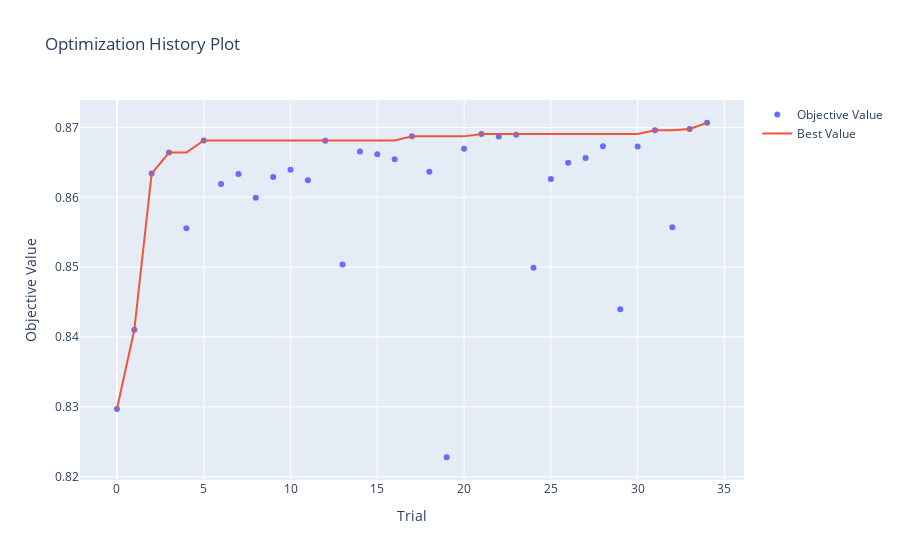

Write notebook code for a chart like this one.
### Markdown cell above
Saved:
{'n_estimators': 575,
 'learning_rate': 0.0027213754476726384,
 'max_depth': 9,
 'num_leaves': 698,
 'subsample': 0.5809036581178155,
 'colsample_bytree': 0.5010681356698323}

### Code cell
optuna.visualization.plot_optimization_history(study)

### Figure 1 — Plotly figure (JSON) as saved in the notebook; plotly's stock layout.template omitted (floating-point values rounded to 4 significant figures)
{"data": [{"mode": "markers", "name": "Objective Value", "type": "scatter", "x": [0, 1, 2, 3, 4, 5, 6, 7, 8, 9, 10, 11, 12, 13, 14, 15, 16, 17, 18, 19, 20, 21, 22, 23, 24, 25, 26, 27, 28, 29, 30, 31, 32, 33, 34], "y": [0.8297, 0.841, 0.8634, 0.8664, 0.8556, 0.8681, 0.8619, 0.8633, 0.8599, 0.8629, 0.8639, 0.8624, 0.8681, 0.8504, 0.8666, 0.8662, 0.8654, 0.8687, 0.8637, 0.8228, 0.867, 0.8691, 0.8687, 0.869, 0.8499, 0.8626, 0.865, 0.8656, 0.8673, 0.844, 0.8673, 0.8696, 0.8557, 0.8698, 0.8707]}, {"mode": "lines", "name": "Best Value", "type": "scatter", "x": [0, 1, 2, 3, 4, 5, 6, 7, 8, 9, 10, 11, 12, 13, 14, 15, 16, 17, 18, 19, 20, 21, 22, 23, 24, 25, 26, 27, 28, 29, 30, 31, 32, 33, 34], "y": [0.8297, 0.841, 0.8634, 0.8664, 0.8664, 0.8681, 0.8681, 0.8681, 0.8681, 0.8681, 0.8681, 0.8681, 0.8681, 0.8681, 0.8681, 0.8681, 0.8681, 0.8687, 0.8687, 0.8687, 0.8687, 0.8691, 0.8691, 0.8691, 0.8691, 0.8691, 0.8691, 0.8691, 0.8691, 0.8691, 0.8691, 0.8696, 0.8696, 0.8698, 0.8707]}, {"marker": {"color": "#cccccc"}, "mode": "markers", "name": "Infeasible Trial", "showlegend": false, "type": "scatter", "x": [], "y": []}], "layout": {"autosize": true, "title": {"text": "Optimization History Plot"}, "xaxis": {"autorange": true, "range": [-2.075, 36.07], "title": {"text": "Trial"}, "type": "linear"}, "yaxis": {"autorange": true, "range": [0.8188, 0.8746], "title": {"text": "Objective Value"}, "type": "linear"}}}
